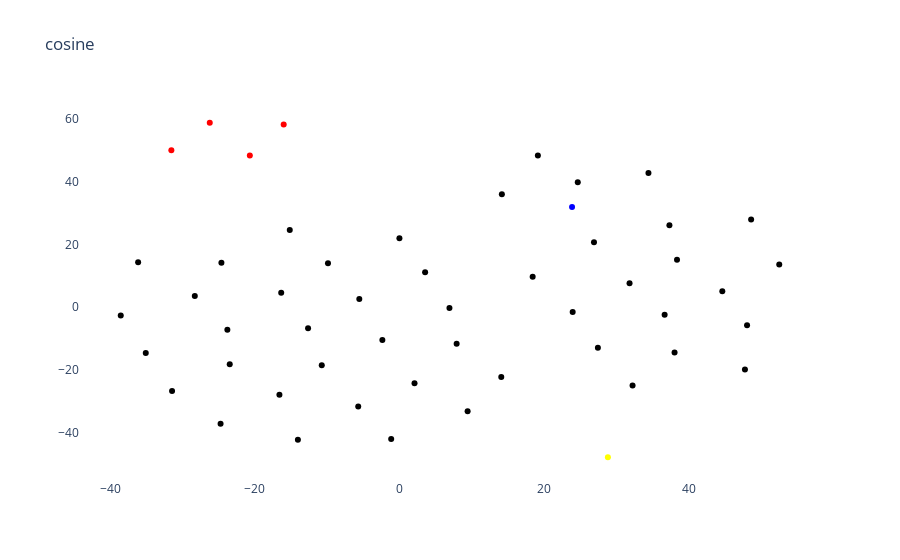

The notebook cell saved with this chart:
### Code cell
sim_matrix = mb6_sc.nodetypeset.mergeByJaccardSim(return_sim_matrix=True,idf=False)
sim_matrix = np.matrix(sim_matrix)


plot_mb6(sim_matrix=None,title='cosine', metric='cosine')

### Figure 1 — Plotly figure (JSON) as saved in the notebook; plotly's stock layout.template omitted (floating-point values rounded to 4 significant figures)
{"data": [{"marker": {"color": ["blue", "yellow", "black", "black", "black", "black", "black", "black", "black", "black", "black", "black", "black", "black", "black", "black", "black", "black", "black", "black", "black", "black", "black", "black", "red", "black", "black", "black", "black", "black", "black", "black", "black", "black", "black", "black", "black", "black", "black", "black", "black", "black", "black", "black", "black", "black", "black", "black", "black", "red", "red", "red"]}, "mode": "markers", "text": ["postHighAccuracyThreshold;superLevelRois;logo;neuroglancerMeta;roiHierarchy;postHPThreshold;preHPThreshold;totalPreCount;uuid;roiInfo;neuroglancerInfo;totalPostCount;Meta;meshHost;lastDatabaseEdit;dataset;primaryRois;latestMutationId;medulla7column_Meta;statusDefinitions", "mushroombody_SynapseSet;SynapseSet", "pre;statusLabel;status;alpha1;bodyId;mushroombody_Neuron;roiInfo;post;type;instance;Segment;mushroombody_Segment;Neuron;alpha3;alpha2;size", "pre;statusLabel;mushroombody_Neuron;roiInfo;post;type;instance;status;Segment;mushroombody_Segment;Neuron;alpha3;alpha2;bodyId;size", "pre;roiInfo;post;Segment;mushroombody_Segment;alpha3;bodyId;size", "pre;statusLabel;status;cropped;bodyId;mushroombody_Neuron;roiInfo;post;type;instance;Segment;mushroombody_Segment;Neuron;alpha3;alpha2;size", "pre;statusLabel;mushroombody_Neuron;roiInfo;post;instance;status;Segment;mushroombody_Segment;Neuron;alpha3;bodyId;size", "pre;statusLabel;mushroombody_Neuron;roiInfo;post;type;instance;status;Segment;cropped;Neuron;alpha3;mushroombody_Segment;bodyId;size", "pre;statusLabel;roiInfo;post;instance;status;Segment;mushroombody_Segment;alpha3;bodyId;size", "Segment;pre;mushroombody_Segment;roiInfo;post;bodyId;size", "pre;statusLabel;mushroombody_Neuron;roiInfo;post;status;Segment;mushroombody_Segment;Neuron;bodyId;size", "pre;statusLabel;status;cropped;alpha1;bodyId;mushroombody_Neuron;roiInfo;post;type;instance;Segment;mushroombody_Segment;Neuron;alpha3;alpha2;size", "pre;statusLabel;roiInfo;post;instance;status;Segment;mushroombody_Segment;bodyId;size", "pre;statusLabel;mushroombody_Neuron;roiInfo;post;instance;status;Segment;mushroombody_Segment;Neuron;bodyId;size", "pre;statusLabel;roiInfo;post;status;Segment;mushroombody_Segment;alpha3;bodyId;size", "pre;statusLabel;roiInfo;post;instance;status;Segment;cropped;mushroombody_Segment;bodyId;size", "pre;statusLabel;roiInfo;post;status;Segment;mushroombody_Segment;bodyId;size", "pre;statusLabel;mushroombody_Neuron;roiInfo;post;status;Segment;mushroombody_Segment;Neuron;alpha1;bodyId;size", "pre;statusLabel;mushroombody_Neuron;roiInfo;post;status;Segment;mushroombody_Segment;Neuron;alpha3;bodyId;size", "pre;statusLabel;roiInfo;post;instance;status;Segment;cropped;mushroombody_Segment;alpha3;bodyId;size", "pre;statusLabel;mushroombody_Neuron;roiInfo;post;instance;status;Segment;cropped;Neuron;alpha3;alpha2;mushroombody_Segment;bodyId;size", "pre;statusLabel;mushroombody_Neuron;roiInfo;post;instance;status;Segment;mushroombody_Segment;Neuron;alpha3;alpha2;bodyId;size", "pre;statusLabel;mushroombody_Neuron;roiInfo;post;instance;status;Segment;mushroombody_Segment;Neuron;alpha2;bodyId;size", "pre;statusLabel;mushroombody_Neuron;roiInfo;post;instance;status;Segment;mushroombody_Segment;Neuron;alpha3;alpha2;alpha1;bodyId;size", "confidence;Synapse;alpha3;type;mushroombody_Synapse;location", "pre;statusLabel;mushroombody_Neuron;roiInfo;post;status;Segment;cropped;Neuron;mushroombody_Segment;bodyId;size", "pre;statusLabel;mushroombody_Neuron;roiInfo;post;instance;status;Segment;cropped;Neuron;alpha3;mushroombody_Segment;bodyId;size", "pre;statusLabel;mushroombody_Neuron;roiInfo;post;instance;status;Segment;mushroombody_Segment;Neuron;alpha3;alpha1;bodyId;size", "pre;statusLabel;mushroombody_Neuron;roiInfo;post;instance;status;Segment;cropped;Neuron;mushroombody_Segment;alpha2;bodyId;size", "pre;statusLabel;roiInfo;post;status;Segment;cropped;mushroombody_Segment;alpha3;bodyId;size", "pre;statusLabel;mushroombody_Neuron;roiInfo;post;instance;status;Segment;mushroombody_Segment;Neuron;alpha2;alpha1;bodyId;size", "pre;statusLabel;roiInfo;post;instance;status;Segment;mushroombody_Segment;alpha3;alpha2;bodyId;size", "pre;statusLabel;roiInfo;post;instance;status;Segment;mushroombody_Segment;alpha2;bodyId;size", "pre;roiInfo;post;Segment;mushroombody_Segment;alpha2;bodyId;size", "pre;statusLabel;roiInfo;post;instance;status;Segment;cropped;mushroombody_Segment;alpha2;bodyId;size", "pre;statusLabel;mushroombody_Neuron;roiInfo;post;type;instance;status;Segment;cropped;Neuron;mushroombody_Segment;alpha2;bodyId;size", "pre;statusLabel;roiInfo;post;status;Segment;mushroombody_Segment;alpha2;bodyId;size", "pre;statusLabel;mushroombody_Neuron;roiInfo;post;status;Segment;mushroombody_Segment;Neuron;alpha2;bodyId;size", "pre;statusLabel;mushroombody_Neuron;roiInfo;post;type;instance;status;Segment;mushroombody_Segment;Neuron;alpha2;alpha1;bodyId;size", "pre;statusLabel;mushroombody_Neuron;roiInfo;post;instance;status;Segment;cropped;Neuron;mushroombody_Segment;alpha2;alpha1;bodyId;size", "pre;statusLabel;roiInfo;post;instance;status;Segment;mushroombody_Segment;alpha2;alpha1;bodyId;size", "pre;statusLabel;status;cropped;alpha1;bodyId;mushroombody_Neuron;roiInfo;post;type;instance;Segment;mushroombody_Segment;Neuron;alpha2;size", "pre;statusLabel;roiInfo;post;instance;status;Segment;mushroombody_Segment;alpha1;bodyId;size", "pre;roiInfo;post;Segment;mushroombody_Segment;alpha1;bodyId;size", "pre;statusLabel;mushroombody_Neuron;roiInfo;post;instance;status;Segment;mushroombody_Segment;Neuron;alpha1;bodyId;size", "pre;statusLabel;roiInfo;post;instance;status;Segment;cropped;mushroombody_Segment;alpha1;bodyId;size", "pre;statusLabel;mushroombody_Neuron;roiInfo;post;type;instance;status;Segment;mushroombody_Segment;Neuron;alpha1;bodyId;size", "pre;statusLabel;mushroombody_Neuron;roiInfo;post;instance;status;Segment;cropped;Neuron;mushroombody_Segment;alpha1;bodyId;size", "pre;statusLabel;roiInfo;post;type;instance;status;Segment;mushroombody_Segment;alpha1;bodyId;size", "confidence;Synapse;type;mushroombody_Synapse;location", "confidence;Synapse;alpha1;type;mushroombody_Synapse;location", "confidence;Synapse;alpha2;type;mushroombody_Synapse;location"], "type": "scatter", "x": [23.84, 28.79, -14.07, -1.168, 14.13, -5.727, 6.887, 2.058, 38.35, 24.63, -9.908, -24.76, 36.64, -16.37, 37.3, 38.01, 26.87, -36.16, 3.523, 32.2, 9.398, 7.882, -12.66, -2.388, -16.03, -15.19, 14.05, -0.03002, -10.77, 48.6, -23.82, 31.79, 44.61, 34.4, 47.74, -16.62, 52.49, -5.578, -23.49, -35.1, 23.92, -31.47, 48.03, 19.12, -28.32, 27.41, -24.64, -38.56, 18.39, -26.25, -31.56, -20.71], "y": [31.93, -47.81, -42.22, -41.99, 35.96, -31.6, -0.2709, -24.2, 15.09, 39.85, 14.04, -37.12, -2.382, 4.64, 26.15, -14.47, 20.73, 14.35, 11.16, -24.96, -33.12, -11.63, -6.705, -10.48, 58.21, 24.63, -22.22, 22.01, -18.51, 27.94, -7.206, 7.62, 5.06, 42.81, -19.86, -27.87, 13.65, 2.646, -18.2, -14.57, -1.529, -26.73, -5.765, 48.36, 3.566, -12.9, 14.2, -2.676, 9.723, 58.78, 50.02, 48.35]}], "layout": {"plot_bgcolor": "rgba(0,0,0,0)", "title": {"text": "cosine"}}}
